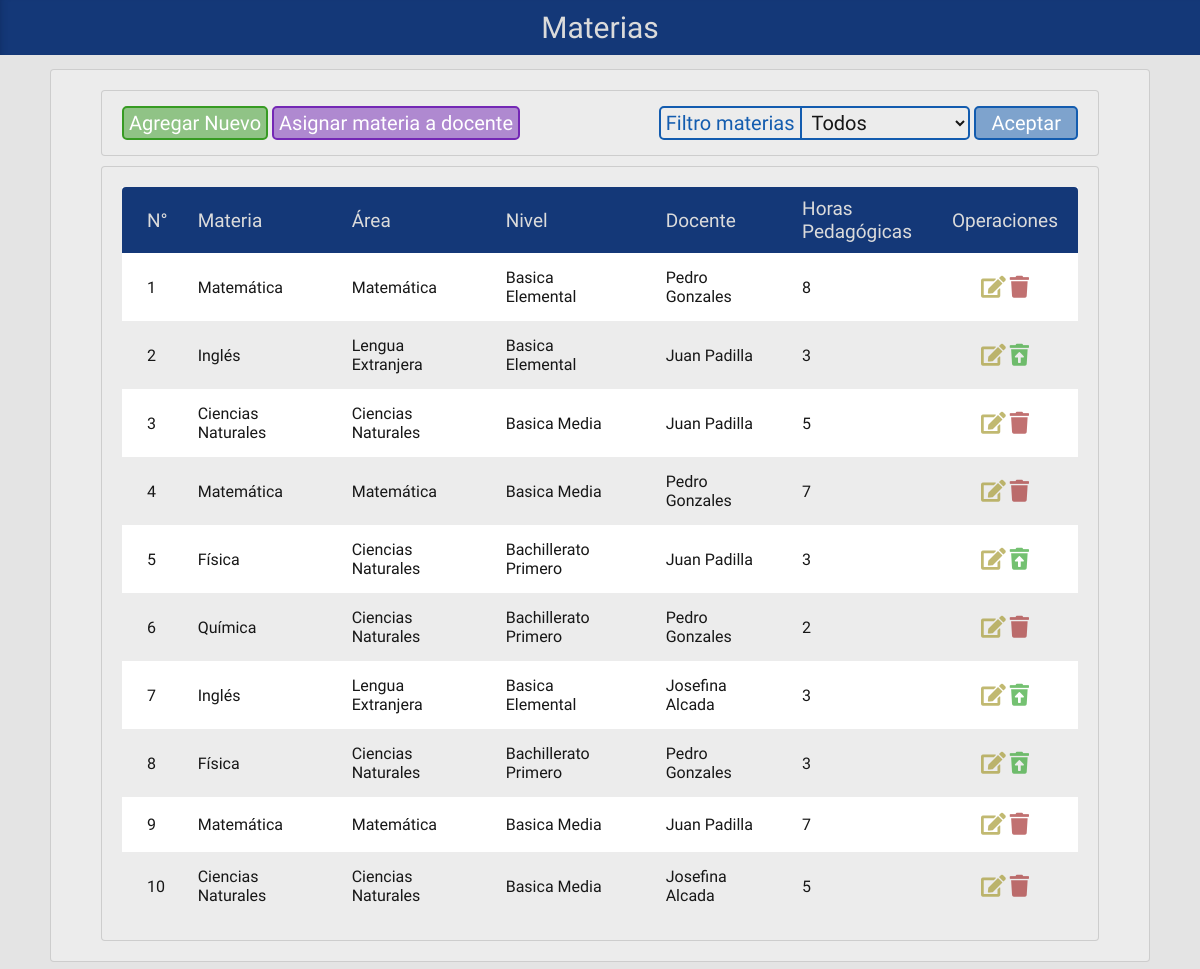
/php/editar_materia.php, run on the app's committed database.
### tables this page shows
CREATE TABLE `materias` (
  `MAT_CODIGO` int(2) NOT NULL,
  `DOC_CODIGO` int(2) DEFAULT NULL,
  `MAT_NOMBRE` varchar(35) NOT NULL,
  `MAT_AREA` varchar(30) NOT NULL,
  `MAT_CARGAHORARIA` int(2) NOT NULL,
  `NIV_CODIGO` int(2) NOT NULL,
  `MAT_ESTADO` int(1) NOT NULL DEFAULT '1'
);

CREATE TABLE `nivel` (
  `NIV_CODIGO` int(2) NOT NULL,
  `NIV_NOMBRE` varchar(20) NOT NULL,
  `NIV_SUBNIVEL` varchar(20) NOT NULL,
  `NIV_ESTADO` int(1) NOT NULL DEFAULT '1'
);

CREATE TABLE `docente` (
  `DOC_CODIGO` int(2) NOT NULL,
  `USU_CODIGO` int(2) NOT NULL,
  `DOC_NOMBRE` varchar(35) NOT NULL,
  `DOC_APELLIDO` varchar(35) NOT NULL,
  `DOC_TELEFONO` int(10) NOT NULL,
  `DOC_CEDULA` varchar(10) NOT NULL,
  `DOC_FNACIMIENTO` date NOT NULL,
  `DOC_DIRECCION` varchar(50) NOT NULL,
  `DOC_CARGAHORARIA` int(2) DEFAULT NULL,
  `DOC_ESTADO` int(1) NOT NULL DEFAULT '1'
);

### php/editar_materia.php (the view, shortened to what this page needs)
<!doctype html>
<html>
<head>
	<link href="../css/estiloMostrar.css" rel="stylesheet" type="text/css">
	<link rel="stylesheet" href="https://use.fontawesome.com/releases/v5.8.1/css/all.css">
</head>
<body>
<div class="contenedor">
	<div class="cabeza">Materias</div>
	<?php
	$conn = new mysqli( "localhost", "admin", "admin", "horarios" );
	$result = mysqli_query( $conn, "select * from materias m, docente d, nivel n where m.doc_codigo=d.doc_codigo and m.niv_codigo=n.niv_codigo" );
	$activos = mysqli_query( $conn, "select * from materias m, docente d, nivel n where m.doc_codigo=d.doc_codigo and m.niv_codigo=n.niv_codigo and m.mat_estado=1" );
	$desactivos = mysqli_query( $conn, "select * from materias m, docente d, nivel n where m.doc_codigo=d.doc_codigo and m.niv_codigo=n.niv_codigo and m.mat_estado=0" );
	$materiasq = mysqli_query($conn, "select *, count(case MAT_ESTADO when '1' then 1 else null end and case d.DOC_ESTADO when '1' then 1 else null end) docentes, sum(m.MAT_ESTADO) estado from materias m, docente d, nivel n where (m.doc_codigo=d.doc_codigo or m.doc_codigo is null) and m.niv_codigo=n.niv_codigo group by m.MAT_NOMBRE, m.NIV_CODIGO order by mat_nombre");
	?>
	<div class="cuerpo">
	<div class="opciones">
		<div class="bloque margen-top">
			<a href="#" id="idcrear" ><button type="button">Agregar Nuevo</button></a>
			<a href="asignarmaterias.php" class="crear" ><button type="button">Asignar materia a docente</button></a>
		</div>
		<div class="bloque"><form id="form1" name="form1" method="post" action="#">
			<label class="filtro" for="select">Filtro materias</label>
			<select name="estado" class="filtro">
				<option value="Todos" selected>Todos</option>
			</select>
			<input type="submit" value="Aceptar">
		</form></div>
	</div>
	<div class="cont-tabla">
	<table>
		<thead>
			<tr>
				<th>N°</th>
				<th>Materia</th>
				<th>Área</th>
				<th>Nivel</th>
				<th>Docente</th>
				<th>Horas<br>Pedagógicas</th>
				<th>Operaciones</th>
			</tr>
		</thead>
		<tbody>
			<?php
			$estado = $_POST[ 'estado' ];
			if ( $estado == 'Todos' ||  $estado == '') {
				$cont = 1;
				while ( $row = mysqli_fetch_array( $result ) ) {
					echo '<tr><td>' .$cont. '</td>';
					echo '<td>' . $row[ "MAT_NOMBRE" ] . '</td>';
					echo '<td>' . $row[ "MAT_AREA" ] . '</td>';
					if($row['NIV_ESTADO']=='1'){$niv = ucfirst(mb_strtolower($row[ "NIV_NOMBRE" ], 'UTF-8')). ' ' .ucfirst(mb_strtolower($row[ "NIV_SUBNIVEL" ], 'UTF-8'));}
					else {$niv = "Ninguno";}
					echo '<td>' .$niv. '</td>';
					if($row['DOC_ESTADO']=='1'){$doc = $row[ "DOC_NOMBRE" ] . ' ' . $row[ "DOC_APELLIDO" ];}
					else {$doc = "Ninguno";}
					echo '<td>' .$doc. '</td>';
					echo '<td>' . $row[ "MAT_CARGAHORARIA" ] . '</td>';
					if($row['MAT_ESTADO']=='1'){$estado = 'title="Eliminar" class="tabla-registro-elim btn-eliminar-a"><i class="fas fa-trash"></i>'; $est = "Activo";}
					else {$estado = 'title="Activar" class="btn-eliminar-i"><i class="fas fa-trash-restore"></i>'; $est = "Inactivo";}
					echo '<td> <a href="editar_materia_recibe.php?u='.$row[ "MAT_CODIGO" ].'" title="Editar" class="btn-editar"><i class="fas fa-edit"></i></a>
							   <a href="eliminar_materia.php?u='.$row[ "MAT_CODIGO" ].'" '.$estado.'</a></td></tr>';
					$cont++;
				}
			} else if ( $estado == 'Activos' ) {
				$cont = 1;
				while ( $row = mysqli_fetch_array( $activos ) ) {
					echo '<tr><td>' .$cont. '</td>';
					echo '<td>' . $row[ "MAT_NOMBRE" ] . '</td>';
					echo '<td>' . $row[ "MAT_AREA" ] . '</td>';
					if($row['NIV_ESTADO']=='1'){$niv = ucfirst(mb_strtolower($row[ "NIV_NOMBRE" ], 'UTF-8')). ' ' .ucfirst(mb_strtolower($row[ "NIV_SUBNIVEL" ], 'UTF-8'));}
					else {$niv = "Ninguno";}
					echo '<td>' .$niv. '</td>';
					if($row['DOC_ESTADO']=='1'){$doc = $row[ "DOC_NOMBRE" ] . ' ' . $row[ "DOC_APELLIDO" ];}
					else {$doc = "Ninguno";}
					echo '<td>' .$doc. '</td>';
					echo '<td>' . $row[ "MAT_CARGAHORARIA" ] . '</td>';
					echo '<td> <a href="editar_materia_recibe.php?u='.$row[ "MAT_CODIGO" ].'" title="Editar" class="btn-editar"><i class="fas fa-edit"></i></a>
							   <a href="eliminar_materia.php?u='.$row[ "MAT_CODIGO" ].'" title="Eliminar" class="tabla-registro-elim  btn-eliminar-a"><i class="fas fa-trash"></i></a></td></tr>';
					$cont++;
				}
				mysqli_free_result( $activos );
			} else if ( $estado == 'Desactivados' ) {
				$cont = 1;
				while ( $row = mysqli_fetch_array( $desactivos ) ) {
					echo '<tr><td>' .$cont. '</td>';
					echo '<td>' . $row[ "MAT_NOMBRE" ] . '</td>';
					echo '<td>' . $row[ "MAT_AREA" ] . '</td>';
					if($row['NIV_ESTADO']=='1'){$niv = ucfirst(mb_strtolower($row[ "NIV_NOMBRE" ], 'UTF-8')). ' ' .ucfirst(mb_strtolower($row[ "NIV_SUBNIVEL" ], 'UTF-8'));}
					else {$niv = "Ninguno";}
					echo '<td>' .$niv. '</td>';
					if($row['DOC_ESTADO']=='1'){$doc = $row[ "DOC_NOMBRE" ] . ' ' . $row[ "DOC_APELLIDO" ];}
					else {$doc = "Ninguno";}
					echo '<td>' .$doc. '</td>';
					echo '<td>' . $row[ "MAT_CARGAHORARIA" ] . '</td>';
					echo '<td> <a href="editar_materia_recibe.php?u='.$row[ "MAT_CODIGO" ].'" title="Editar" class="btn-editar"><i class="fas fa-edit"></i></a>
							   <a href="eliminar_materia.php?u='.$row[ "MAT_CODIGO" ].'" title="Activar"  class="btn-eliminar-i"><i class="fas fa-trash-restore"></i></a></td></tr>';
					$cont++;
				}
				mysqli_free_result( $desactivos );
			} else if ( $estado == 'Materias' ) {
				$cont = 1;
				while ( $row = mysqli_fetch_array( $materiasq ) ) {
					echo '<tr><td>' .$cont. '</td>';
					echo '<td>' . $row[ "MAT_NOMBRE" ] . '</td>';
					echo '<td>' . $row[ "MAT_AREA" ] . '</td>';
					if($row['NIV_ESTADO']=='1'){$niv = ucfirst(mb_strtolower($row[ "NIV_NOMBRE" ], 'UTF-8')). ' ' .ucfirst(mb_strtolower($row[ "NIV_SUBNIVEL" ], 'UTF-8'));}
					else {$niv = "Ninguno";}
					echo '<td>' .$niv. '</td>';
					if($row['DOC_ESTADO']=='1'){$doc = $row[ "DOC_NOMBRE" ] . ' ' . $row[ "DOC_APELLIDO" ];}
					else {$doc = "Ninguno";}
					echo '<td>' .$row['docentes']. ' docente/s' .'</td>';
					echo '<td>' . $row[ "MAT_CARGAHORARIA" ] . '</td>';
					if($row['estado']=='0'){$estado = 'title="Activar" class="btn-eliminar-i"><i class="fas fa-trash-restore"></i>'; $est = "Inactivo"; $esta="0";}
					else {$estado = 'title="Eliminar" class="tabla-registro-elim btn-eliminar-a"><i class="fas fa-trash"></i>'; $est = "Activo"; $esta="1";}
					echo '<td> <a href="editar_materiaG_recibe.php?u='.$row[ "MAT_CODIGO" ].'?e='.$esta.'" title="Editar" class="btn-editar"><i class="fas fa-edit"></i></a>
							   <a href="eliminar_materiaG.php?u='.$row[ "MAT_CODIGO" ].'&e='.$esta.'" '.$estado.'</a></td></tr>';
					$cont++;
				}
				mysqli_free_result( $desactivos );
			}
			?>
		</tbody>
	</table>
	</div>
	</div>
</div>
</body>
</html>

### css/estiloMostrar.css (style rules this page uses)
:root { --base: rgba(20,56,120,1.00); --base2: rgba(19,92,175,1.00); --base2-semitransp: rgba(19,92,175,0.50); --sec: rgba(204,180,11,1.00); --activo: rgba(27,78,168,1.00); --selec: rgba(21,60,129,1.00); --texto: rgba(219,219,219,1.00); --azul-claro: rgba(19,92,175,1.00); --azul: rgba(24,63,155,1.00); --confirm: rgba(192,91,39,1.00); --elimin: rgba(163,33,35,1.00); --confirm2: rgba(108,39,184,1.00); --confirm-osc: rgba(160,75,32,1.00); --fondo: rgba(228,228,228,1.00); --fondo2: rgba(236,236,236,1.00); }
* { margin: 0; padding: 0; font-family: 'Hind Siliguri', sans-serif; }
body { background-color: var(--fondo); }
.contenedor { display: flex; flex-direction: column; flex-wrap: wrap; justify-content: flex-start; align-items: normal; align-content: stretch; max-width: 100%; }
.cabeza { display: block; text-align: center; background-color: var(--base); color: var(--texto); font-size: 30px; font-weight: 400; padding: 10px 0; width: 100%; box-shadow: inset 6px 0px 9px -8px rgba(10,31,68,0.70); }
.cuerpo { display: flex; flex-direction: column; flex-wrap: wrap; justify-content: flex-start; align-items: normal; align-content: stretch; max-width: 100%; margin: 14px 50px; padding: 10px 40px; border: 1px solid rgba(159,159,159,0.40); border-radius: 4px; background-color: var(--fondo2); }
.cont-tabla { display: block; float: left; max-width: 100%; height: 100%; padding: 20px 20px; margin: 5px 10px 10px; border: 1px solid rgba(159,159,159,0.40); border-radius: 4px; background-color: var(--fondo2); }
.cuerpo > .opciones { display: flex; justify-content: space-between; max-width: 100%; padding: 10px 20px; margin: 10px 10px 5px; border: 1px solid rgba(159,159,159,0.40); border-radius: 4px; background-color: var(--fondo2); }
.opciones { display: flex; justify-content: flex-end; max-width: 100%; padding: 10px 20px; margin: 10px 10px 5px; border: 1px solid rgba(159,159,159,0.40); border-radius: 4px; background-color: var(--fondo2); }
.bloque { display: inline-block; }
.margen-top { margin: 5px 0 0 0; }
.filtro { margin-bottom:20px; }
table { background-color: white; text-align: left; border-collapse: collapse; width: 100%; }
th { font-size: 19px; font-weight: 400; padding: 10px 20px; }
th:first-child { border-radius: 4px 0 0 0; padding: 10px 10px 10px 25px; }
th:last-child { border-radius: 0 4px 0 0; }
td { padding: 15px 20px; font-size: 16px; font-weight: 500; color: rgba(23,23,23,1.00); }
td:first-child { padding: 10px 10px 10px 25px; }
td:last-child { text-align: center; }
thead { background-color: var(--base); color: var(--texto); }
tr:nth-child(even) { background-color: var(--fondo2); }
.btn-editar { font-size: 22px; text-decoration: none; color: rgba(162,150,43,0.67); }
.btn-eliminar-a { font-size: 22px; text-decoration: none; color: rgba(162,43,43,0.67); }
.btn-eliminar-i { font-size: 22px; text-decoration: none; color: rgba(48,162,43,0.67); }
select.filtro { background: none; color: #161616; border: none; border: solid 2px var(--base2); border-radius: 0 5px 5px 0; margin: 5px 0; padding: 2px 5px; width: 170px; font-size: 20px; transition: all 0.3s; outline: none; }
input::placeholder { background: none; color:rgba(42,42,42,0.44); font-size: 20px; }
label.filtro { font-size: 20px; color: var(--base2); border: none; border: solid 2px var(--base2); padding: 3px 5px; border-radius: 5px 0 0 5px; margin-right: -5px; }
select { background: none; color: #161616; border: none; border: solid 2px var(--base2); border-radius: 5px; margin: 5px 0 15px 0; padding: 2px 5px; width: 98.5%; font-size: 20px; transition: all 0.3s; }
label { font-size: 20px; color: var(--base2); }
[type=button], [type=submit], [type=reset] { background-color: var(--base2-semitransp); border-radius: 5px; border: 2px var(--base2) solid; color: white; padding: 3px 5px; cursor: pointer; transition: all 0.1s; font-size: 20px; text-decoration: none; }
[type=submit], #idcancelar > [type=button] { padding: 3px 15px; }
#idcrear [type=button] { background-color: rgba(55,155,35,0.50); color: white; border: 2px rgba(55,155,35,1.0) solid; }
.crear [type=button] { background-color: rgba(116,40,181,0.50); color: white; border: 2px rgba(116,40,181,1.0) solid; }

### data on the page
materias: MAT_NOMBRE "Matemática", MAT_AREA "Matemática", NIV_CODIGO.NIV_SUBNIVEL "Basica Elemental", DOC_CODIGO.DOC_APELLIDO "Pedro Gonzales", MAT_CARGAHORARIA "8", MAT_ESTADO 1 (drawn)
materias: MAT_NOMBRE "Inglés", MAT_AREA "Lengua Extranjera", NIV_CODIGO.NIV_SUBNIVEL "Basica Elemental", DOC_CODIGO.DOC_APELLIDO "Juan Padilla", MAT_CARGAHORARIA "3", MAT_ESTADO 0 (drawn)
materias: MAT_NOMBRE "Ciencias Naturales", MAT_AREA "Ciencias Naturales", NIV_CODIGO.NIV_SUBNIVEL "Basica Media", DOC_CODIGO.DOC_APELLIDO "Juan Padilla", MAT_CARGAHORARIA "5", MAT_ESTADO 1 (drawn)
materias: MAT_NOMBRE "Matemática", MAT_AREA "Matemática", NIV_CODIGO.NIV_SUBNIVEL "Basica Media", DOC_CODIGO.DOC_APELLIDO "Pedro Gonzales", MAT_CARGAHORARIA "7", MAT_ESTADO 1 (drawn)
materias: MAT_NOMBRE "Física", MAT_AREA "Ciencias Naturales", NIV_CODIGO.NIV_SUBNIVEL "Bachillerato Primero", DOC_CODIGO.DOC_APELLIDO "Juan Padilla", MAT_CARGAHORARIA "3", MAT_ESTADO 0 (drawn)
materias: MAT_NOMBRE "Química", MAT_AREA "Ciencias Naturales", NIV_CODIGO.NIV_SUBNIVEL "Bachillerato Primero", DOC_CODIGO.DOC_APELLIDO "Pedro Gonzales", MAT_CARGAHORARIA "2", MAT_ESTADO 1 (drawn)
materias: MAT_NOMBRE "Inglés", MAT_AREA "Lengua Extranjera", NIV_CODIGO.NIV_SUBNIVEL "Basica Elemental", DOC_CODIGO.DOC_APELLIDO "Josefina Alcada", MAT_CARGAHORARIA "3", MAT_ESTADO 0 (drawn)
materias: MAT_NOMBRE "Física", MAT_AREA "Ciencias Naturales", NIV_CODIGO.NIV_SUBNIVEL "Bachillerato Primero", DOC_CODIGO.DOC_APELLIDO "Pedro Gonzales", MAT_CARGAHORARIA "3", MAT_ESTADO 0 (drawn)
materias: MAT_NOMBRE "Matemática", MAT_AREA "Matemática", NIV_CODIGO.NIV_SUBNIVEL "Basica Media", DOC_CODIGO.DOC_APELLIDO "Juan Padilla", MAT_CARGAHORARIA "7", MAT_ESTADO 1 (drawn)
materias: MAT_NOMBRE "Ciencias Naturales", MAT_AREA "Ciencias Naturales", NIV_CODIGO.NIV_SUBNIVEL "Basica Media", DOC_CODIGO.DOC_APELLIDO "Josefina Alcada", MAT_CARGAHORARIA "5", MAT_ESTADO 1 (drawn)
